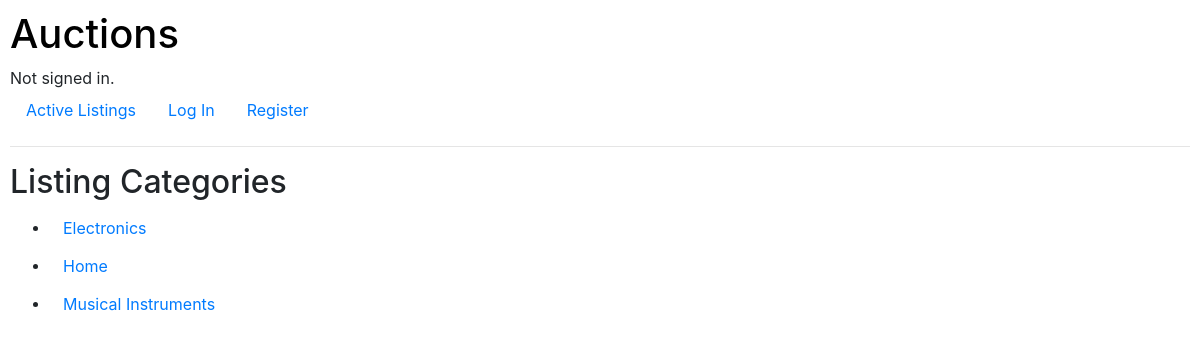
The page /categories/ on the database as committed earlier.
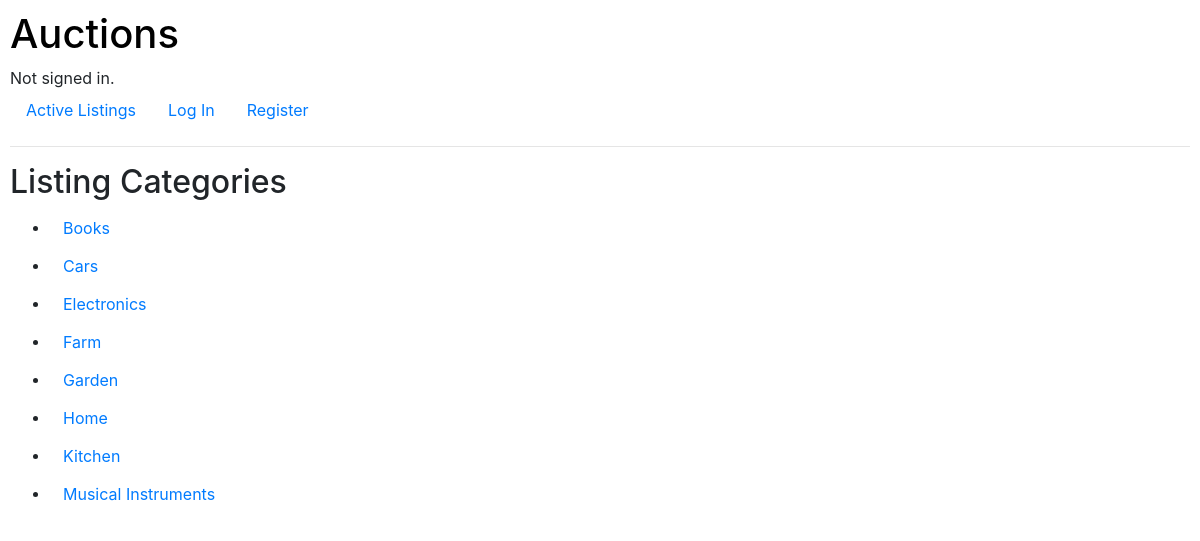
The same page on the database as committed later.
### auctions/models.py (models this page shows)
class Category(models.Model):
    category_name = models.CharField(max_length=64)
    def __str__(self):
        return self.category_name

### auctions/views.py (the view, shortened to what this page needs)
# urls.py: path("categories/", views.categories, name="categories"),
def categories(request):
    if request.method == "GET":
        categories = Category.objects.all().order_by('category_name')
        return render(request, "auctions/categories.html", {
            "categories": categories,
        })

### auctions/templates/auctions/categories.html (shortened to what this page needs)
{% extends "auctions/layout.html" %}
{% block body %}
    <h2>Listing Categories</h2>
    <form action="{% url 'auctions:categories' %}" method="POST">
        <ul>
            {% for category in categories %}
                <li>
                    <button type="submit" name="selected_category" value="{{ category.id }}" class="btn btn-link">{{ category }}</button>
                </li>
            {% endfor %}
        </ul>
    </form>
{% endblock %}

Rows that differ between the two databases and show on the page:
added Category: {{ category.id }} 6 (drawn), category_name "Books"
added Category: {{ category.id }} 8 (drawn), category_name "Cars"
added Category: {{ category.id }} 4 (drawn), category_name "Farm"
added Category: {{ category.id }} 5 (drawn), category_name "Garden"
added Category: {{ category.id }} 7 (drawn), category_name "Kitchen"
